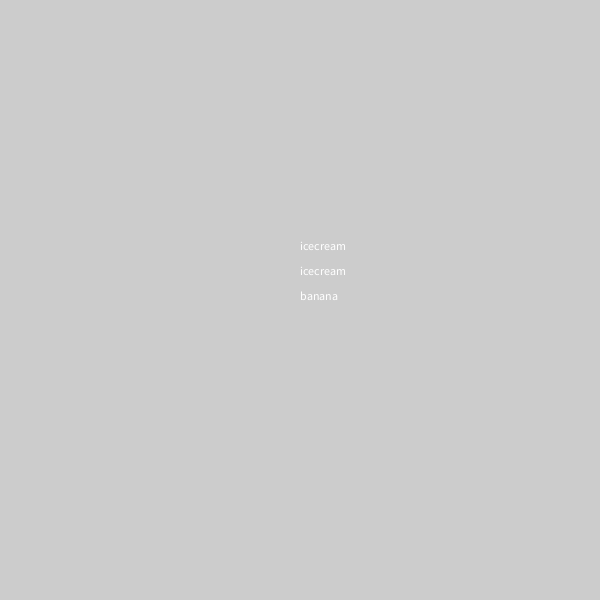
Frame 1 (no input)
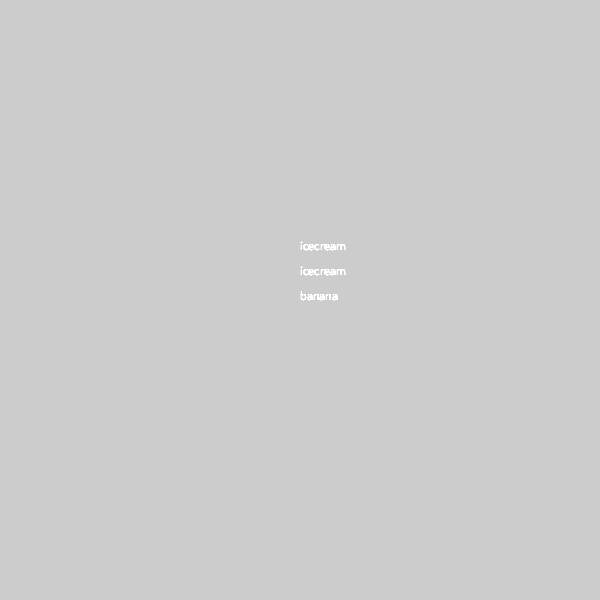
Frame 60 (the mouse pressed at the canvas centre just before this capture)
Frame 120 (the mouse held since frame 60 and released just before this capture): identical to frame 60, image omitted

The Processing sketch that drew these frames (run headless with seeded random() and noise(); from frame 60 on, the mouse is pressed at the canvas centre):

// Processing sketch: banana_split
// ── banana_split.pde
void setup() {
  size(600,600);
}
void draw() {
  text("icecream", 300,250);
  text("icecream", 300, 275);
  text("banana", 300, 300);
}
